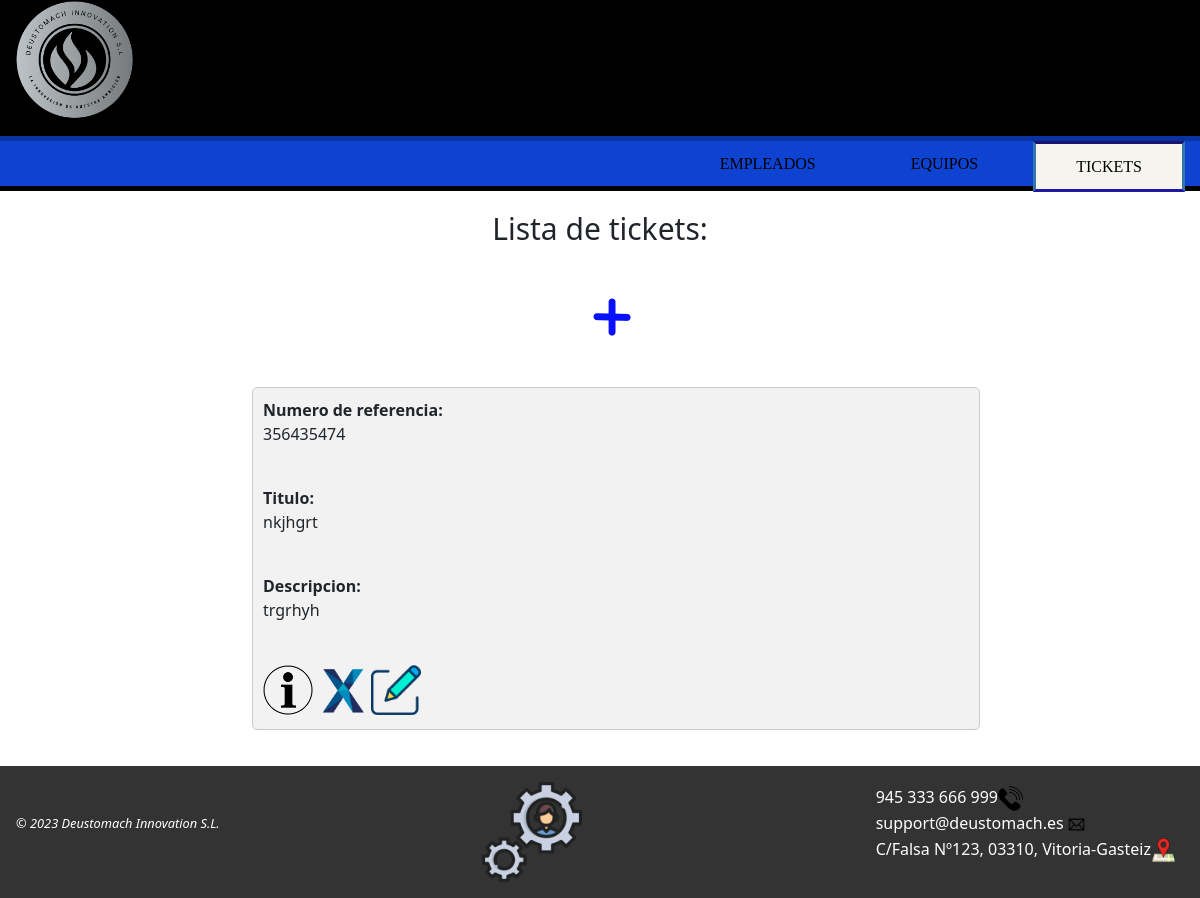
The page /AppWeb/listadoTickets/ on the database as committed earlier.
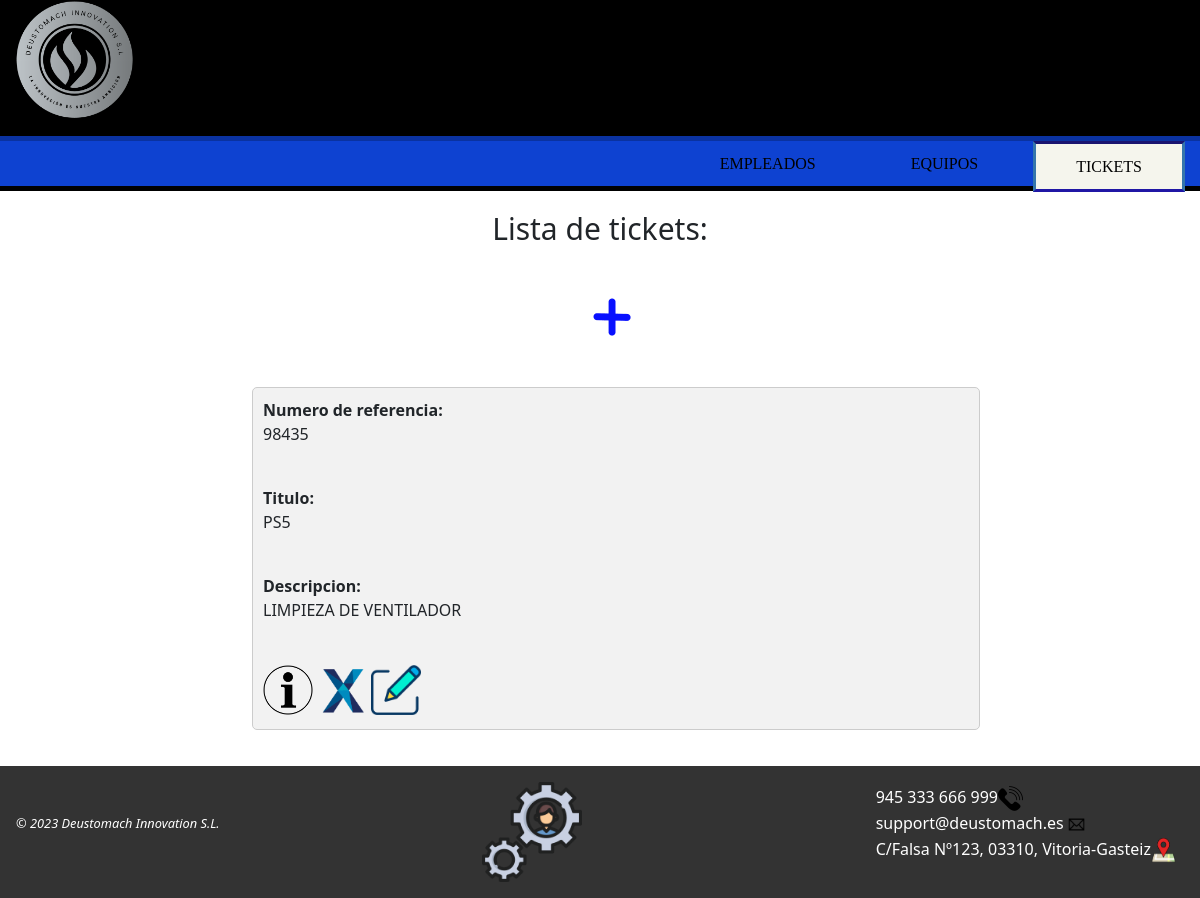
The same page on the database as committed later.
### AppWeb/models.py (models this page shows, shortened)
class Ticket(models.Model):
    nref = models.CharField(max_length = 20, unique=True)
    titulo = models.CharField(max_length = 10)
    descripcion = models.CharField(max_length = 50)
    fechaApertura = models.DateField()
    fechaResolucion = models.DateField()
    nivelUrgencia = models.ForeignKey('NivelUrgencia', on_delete=models.CASCADE) # relación one-to-many para seleccionar el nivel de urgencia
    tipo = models.ForeignKey('TipoTicket', on_delete=models.CASCADE) # relación one-to-many para seleccionar el tipo de ticket
    estado = models.ForeignKey('EstadoTicket', on_delete=models.CASCADE) # relación one-to-many para seleccionar el estado del ticket
    empleado = models.ForeignKey('Empleado', on_delete=models.CASCADE, default="") # relación one-to-many, un ticket solo es atendido por un empleado
    equipo = models.ForeignKey('Equipo', on_delete=models.CASCADE, default="") # relación one-to-many, un ticket solo puede tener un equipo
    comentarios = models.CharField(max_length = 40)

### AppWeb/views.py (the view)
# urls.py: path('AppWeb/listadoTickets/', ListaTicket.as_view(), name='listado-ticket'),
class ListaTicket(ListView):
    model = Ticket
    template_name = 'listadoTickets.html'

### AppWeb/Templates/listadoTickets.html
{% extends "homeTickets.html" %}
{% load static %}
{% block contenido %}
<div class="contenido">
    <h1>Lista de tickets:</h1>
    <div id="mas">
        <a href="{% url 'gestion:crear-ticket' %}"><img class="crear" src="{% static 'images/mas2.gif' %}" width="100px" title="Crear ticket nuevo"></a>
    </div>
    {% if object_list %}
        {% for ti in object_list %}
        <ul>
            <div class="objetos">
                <b>Numero de referencia: </b><p>{{ti.nref}}</p><br>
                <b>Titulo:</b><p>{{ti.titulo}}</p><br>
                <b>Descripcion:</b><p>{{ti.descripcion}}</p><br>
                <a href="{% url 'gestion:detalle-ticket' ti.id %}"><img src="{% static 'images/info.png' %}"  title="Pulsa para ver los detalles del ticket" width="50px"></a>
                <a href="{% url 'gestion:borrar-ticket' ti.id %}"><img src="{% static 'images/delete.png' %}" title="Haz clic para eliminar al ticket" width="50px"></a>
                <a href="{% url 'gestion:modificar-ticket' ti.id %}"><img src="{% static 'images/editar.png' %}" title="Haz clic para editar este ticket" width="50px" ></a>
            </div>
        </ul>
        {% endfor %}
    {% else %}
        <h1>No hay tickets disponibles</h1>
    {% endif %}
</div>
{% endblock %}

Rows that differ between the two databases and show on the page:
removed Ticket: nref "356435474", titulo "nkjhgrt", descripcion "trgrhyh"
added Ticket: nref "98435", titulo "PS5", descripcion "LIMPIEZA DE VENTILADOR"
